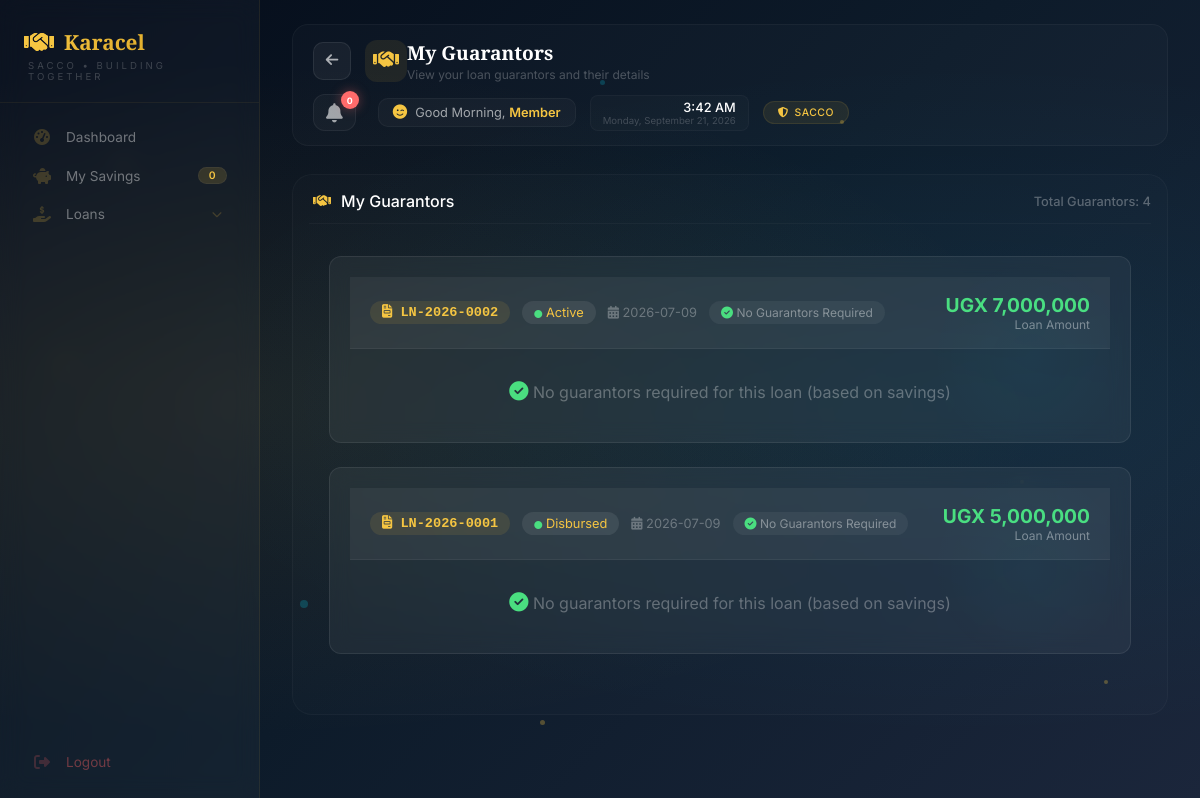
Screenshot of /member/guarantors (signed in) with the database file from the repository.
### tables this page shows
CREATE TABLE loans (
            id INTEGER PRIMARY KEY AUTOINCREMENT,
            loan_number TEXT UNIQUE NOT NULL,
            user_id INTEGER NOT NULL,
            amount REAL NOT NULL,
            interest_rate REAL NOT NULL,
            interest_amount REAL NOT NULL,
            total_repayment REAL NOT NULL,
            monthly_installment REAL NOT NULL,
            tenure INTEGER DEFAULT 3,
            purpose TEXT,
            repayment_plan TEXT,
            status TEXT DEFAULT 'pending',
            application_date TEXT NOT NULL,
            approved_date TEXT,
            disbursed_date TEXT,
            completed_date TEXT,
            rejected_date TEXT,
            rejection_reason TEXT,
            admin_rejection_reason TEXT,
            current_balance REAL DEFAULT 0,
            interest_accrued REAL DEFAULT 0,
            last_interest_date TEXT,
            months_overdue INTEGER DEFAULT 0,
            start_month INTEGER DEFAULT 0,
            end_month INTEGER DEFAULT 12,
            created_at TIMESTAMP DEFAULT CURRENT_TIMESTAMP, last_payment_date TEXT, last_payment_amount REAL DEFAULT 0, total_interest_accrued REAL DEFAULT 0, principal_paid REAL DEFAULT 0, interest_paid REAL DEFAULT 0, months_paid INTEGER DEFAULT 0, original_balance REAL DEFAULT 0, total_interest_calculated REAL DEFAULT 0, due_date TEXT, loan_start_date TEXT, loan_end_date TEXT, completion_date TEXT, disbursement_date TEXT, next_interest_date TEXT, payment_method TEXT, transaction_ref TEXT, notes TEXT, collateral TEXT, guarantor_required INTEGER DEFAULT 0, rejected_by TEXT, approved_by TEXT, approved_by_role TEXT, disbursed_by TEXT, disbursed_by_role TEXT, application_fee REAL DEFAULT 1000, application_fee_paid INTEGER DEFAULT 0, net_loan_amount REAL DEFAULT 0, loan_type TEXT DEFAULT "standard", disbursed_amount REAL DEFAULT 0, total_fees_paid REAL DEFAULT 0, total_penalties REAL DEFAULT 0, accrued_interest REAL DEFAULT 0, last_interest_applied_date TEXT, total_interest_charged REAL DEFAULT 0,
            FOREIGN KEY (user_id) REFERENCES users(id)
        );

### app.py (the view)
@app.route("/member/guarantors")
def member_guarantors():
    if "user_id" not in session:
        return redirect("/login")
    user_id = session["user_id"]
    db = get_db()
    db.row_factory = sqlite3.Row
    try:
        guarantors = db.execute("""
            SELECT
                lg.*,
                l.loan_number,
                l.amount,
                l.status as loan_status,
                l.application_date,
                l.interest_amount,
                l.total_repayment
            FROM loan_guarantors lg
            JOIN loans l ON lg.loan_id = l.id
            WHERE l.user_id = ?
            ORDER BY l.application_date DESC, lg.id DESC
        """, (user_id,)).fetchall()
        loans = db.execute("""
            SELECT
                id,
                loan_number,
                amount,
                interest_amount,
                total_repayment,
                status,
                application_date,
                approved_date,
                disbursed_date,
                completed_date,
                current_balance,
                created_at
            FROM loans
            WHERE user_id = ?
            ORDER BY application_date DESC
        """, (user_id,)).fetchall()
        db.close()
        return render_template(
            "member/member-guarantors.html",
            guarantors=guarantors,
            loans=loans
        )
    except Exception as e:
        import traceback
        traceback.print_exc()
        db.close()
        flash(f"Error loading guarantors: {str(e)}", "danger")
        return redirect(url_for("member_dashboard"))

### app.py (called while the page is built)
def get_db():
    conn = sqlite3.connect("sacco.db")
    conn.row_factory = sqlite3.Row
    return conn

@app.context_processor
def inject_globals():
    from datetime import datetime
    completed_loans = 0
    try:
        if 'user_id' in session:
            role = session.get('role', '')
            if role in ['treasurer', 'admin', 'chairperson']:
                db = get_db()
                completed_loans = db.execute("SELECT COUNT(*) FROM loans WHERE status = 'completed'").fetchone()[0]
                db.close()
    except Exception as e:
        print(f"Error getting completed_loans: {e}")
    return {
        'now': datetime.now(),
        'completed_loans': completed_loans
    }

### templates/member/member-guarantors.html (shortened to what this page needs)
{% extends "member/member-base.html" %}
{% block page_title %}My Guarantors{% endblock %}
{% block page_subtitle %}View your loan guarantors and their details{% endblock %}
{% block content %}
<div class="history-section">
    <div class="history-title">
        <i class="fas fa-handshake"></i> My Guarantors
        <span style="font-size: 0.8rem; margin-left: auto; color: rgba(255,255,255,0.3);">
            Total Guarantors: {{ guarantors|length }}
        </span>
    </div>
    <div style="padding: 20px;">
        {% if guarantors %}
            {% set loan_ids = [] %}
            {% for guarantor in guarantors %}
                {% if guarantor.loan_id not in loan_ids %}
                    {% set _ = loan_ids.append(guarantor.loan_id) %}
                {% endif %}
            {% endfor %}
            {% for loan_id in loan_ids %}
                {% set loan = loans|selectattr('id', 'equalto', loan_id)|first %}
                {% if loan %}
                <div class="guarantor-card">
                    <div class="guarantor-header">
                        <div class="guarantor-title">
                            <span class="loan-number-badge">
                                <i class="fas fa-file-invoice"></i> {{ loan.loan_number }}
                            </span>
                            <span class="guarantor-badge">
                                <i class="fas fa-circle" style="color: {% if loan.status == 'pending' %}#f5c542{% elif loan.status == 'approved' %}#00e0ff{% elif loan.status in ['disbursed', 'active'] %}#4ade80{% elif loan.status == 'completed' %}#6366f1{% else %}#ff6b6b{% endif %}; font-size: 0.5rem;"></i>
                                {{ loan.status|title }}
                            </span>
                            <span style="color: rgba(255,255,255,0.3); font-size: 0.8rem;">
                                <i class="fas fa-calendar-alt"></i> {{ loan.application_date }}
                            </span>
                            <span class="no-guarantors-badge">
                                {% set loan_guarantors = guarantors|selectattr('loan_id', 'equalto', loan_id)|list %}
                                {% if loan_guarantors|length > 0 and loan_guarantors[0].guarantor_name == 'No Guarantor Required' %}
                                    <i class="fas fa-check-circle" style="color: #4ade80;"></i> No Guarantors Required
                                {% else %}
                                    <i class="fas fa-users"></i> {{ loan_guarantors|length }} Guarantors
                                {% endif %}
                            </span>
                        </div>
                        <div class="guarantor-amount">
                            <div class="amount">UGX {{ "{:,.0f}".format(loan.amount) if loan.amount else '0' }}</div>
                            <div class="label">Loan Amount</div>
                        </div>
                    </div>
                    {% set loan_guarantors = guarantors|selectattr('loan_id', 'equalto', loan_id)|list %}
                    {% if loan_guarantors and loan_guarantors[0].guarantor_name != 'No Guarantor Required' %}
                    <div class="guarantor-table-wrapper">
                        <table class="guarantor-table">
                            <thead>
                                <tr>
                                    <th>#</th>
                                    <th>Name</th>
                                    <th>Phone</th>
                                    <th>Email</th>
                                    <th>Relationship</th>
                                    <th>Status</th>
                                    <th>Date Added</th>
                                </tr>
                            </thead>
                            <tbody>
                                {% for guarantor in loan_guarantors %}
                                <tr>
                                    <td>{{ loop.index }}</td>
                                    <td>
                                        <strong style="color: rgba(255,255,255,0.9);">
                                            <i class="fas fa-user" style="color: rgba(255,255,255,0.3); margin-right: 8px;"></i>
                                            {{ guarantor.guarantor_name }}
                                        </strong>
                                    </td>
                                    <td>
                                        <i class="fas fa-phone" style="color: rgba(255,255,255,0.3); margin-right: 6px;"></i>
                                        {{ guarantor.phone }}
                                    </td>
                                    <td>
                                        {% if guarantor.email %}
                                            <i class="fas fa-envelope" style="color: rgba(255,255,255,0.3); margin-right: 6px;"></i>
                                            {{ guarantor.email }}
                                        {% else %}
                                            <span style="color: rgba(255,255,255,0.2);">-</span>
                                        {% endif %}
                                    </td>
                                    <td>
                                        {% if guarantor.relationship %}
                                            <span style="color: rgba(255,255,255,0.6);">{{ guarantor.relationship }}</span>
                                        {% else %}
                                            <span style="color: rgba(255,255,255,0.2);">-</span>
                                        {% endif %}
                                    </td>
                                    <td>
                                        <span class="status-badge
                                            {% if guarantor.status == 'accepted' %}status-accepted
                                            {% elif guarantor.status == 'pending' %}status-pending
                                            {% elif guarantor.status == 'active' %}status-active
                                            {% else %}status-rejected{% endif %}">
                                            {% if guarantor.status == 'accepted' %}
                                                <i class="fas fa-check-circle"></i> ACCEPTED
                                            {% elif guarantor.status == 'pending' %}
                                                <i class="fas fa-clock"></i> PENDING
                                            {% elif guarantor.status == 'active' %}
                                                <i class="fas fa-check-circle"></i> ACTIVE
                                            {% else %}
                                                <i class="fas fa-times-circle"></i> {{ guarantor.status|upper }}
                                            {% endif %}
                                        </span>
                                    </td>
                                    <td style="color: rgba(255,255,255,0.4); font-size: 0.8rem;">
                                        {% if guarantor.created_at %}
                                            <i class="fas fa-clock"></i> {{ guarantor.created_at[:10] }}
                                        {% else %}
                                            -
                                        {% endif %}
                                    </td>
                                </tr>
                                {% endfor %}
                            </tbody>
                        </table>
                    </div>
                    <div class="guarantor-summary">
                        <div class="summary-item">
                            <i class="fas fa-users"></i>
                            <strong>{{ loan_guarantors|length }}</strong> Guarantors
                        </div>
                        <div class="summary-item">
                            <i class="fas fa-check-circle"></i>
                            <strong>
                                {{ loan_guarantors|selectattr('status', 'equalto', 'accepted')|list|length }}
                            </strong> Accepted
                        </div>
                        <div class="summary-item">
                            <i class="fas fa-clock"></i>
                            <strong>
                                {{ loan_guarantors|selectattr('status', 'equalto', 'pending')|list|length }}
                            </strong> Pending
                        </div>
                        <div class="summary-item">
                            <i class="fas fa-times-circle"></i>
                            <strong>
                                {{ loan_guarantors|selectattr('status', 'equalto', 'rejected')|list|length }}
                            </strong> Rejected
                        </div>
                    </div>
                    {% else %}
                    <div style="padding: 20px; text-align: center; color: rgba(255,255,255,0.3);">
                        <i class="fas fa-check-circle" style="color: #4ade80; font-size: 1.2rem;"></i>
                        No guarantors required for this loan (based on savings)
                    </div>
                    {% endif %}
                </div>
                {% endif %}
            {% endfor %}
        {% endif %}
    </div>
</div>
{% endblock %}

### templates/member/member-guarantors.html (style rules this page uses)
.guarantor-card { background: rgba(255,255,255,0.05); border-radius: 12px; border: 1px solid rgba(255,255,255,0.08); margin-bottom: 24px; overflow: hidden; transition: all 0.3s ease; }
.guarantor-header { background: rgba(255,255,255,0.05); padding: 16px 20px; border-bottom: 1px solid rgba(255,255,255,0.05); display: flex; justify-content: space-between; align-items: center; flex-wrap: wrap; gap: 12px; }
.guarantor-title { display: flex; align-items: center; gap: 12px; flex-wrap: wrap; }
.loan-number-badge { background: rgba(0,224,255,0.15); color: #00e0ff; padding: 4px 12px; border-radius: 20px; font-size: 0.85rem; font-weight: 600; }
.guarantor-badge { background: rgba(255,255,255,0.08); padding: 4px 12px; border-radius: 20px; font-size: 0.8rem; }
.guarantor-amount { text-align: right; }
.guarantor-amount .amount { color: #4ade80; font-size: 1.2rem; font-weight: 700; }
.guarantor-amount .label { color: rgba(255,255,255,0.4); font-size: 0.75rem; }
.no-guarantors-badge { background: rgba(255,255,255,0.05); padding: 4px 12px; border-radius: 20px; font-size: 0.75rem; color: rgba(255,255,255,0.4); }

### rows the page displays
loans: loan_number "LN-2026-0002", status "Active", application_date "2026-07-09", amount "7,000,000"
loans: loan_number "LN-2026-0001", status "Disbursed", application_date "2026-07-09", amount "5,000,000"

### other values shown
{{ savings_deposits|length if savings_deposits else 0 }} "0"
{{ unread_count if unread_count is defined else 0 }} "0"
{{ member.full_name | safe if member else 'Member' }} "Member"
{{ guarantors|length }} "4"
